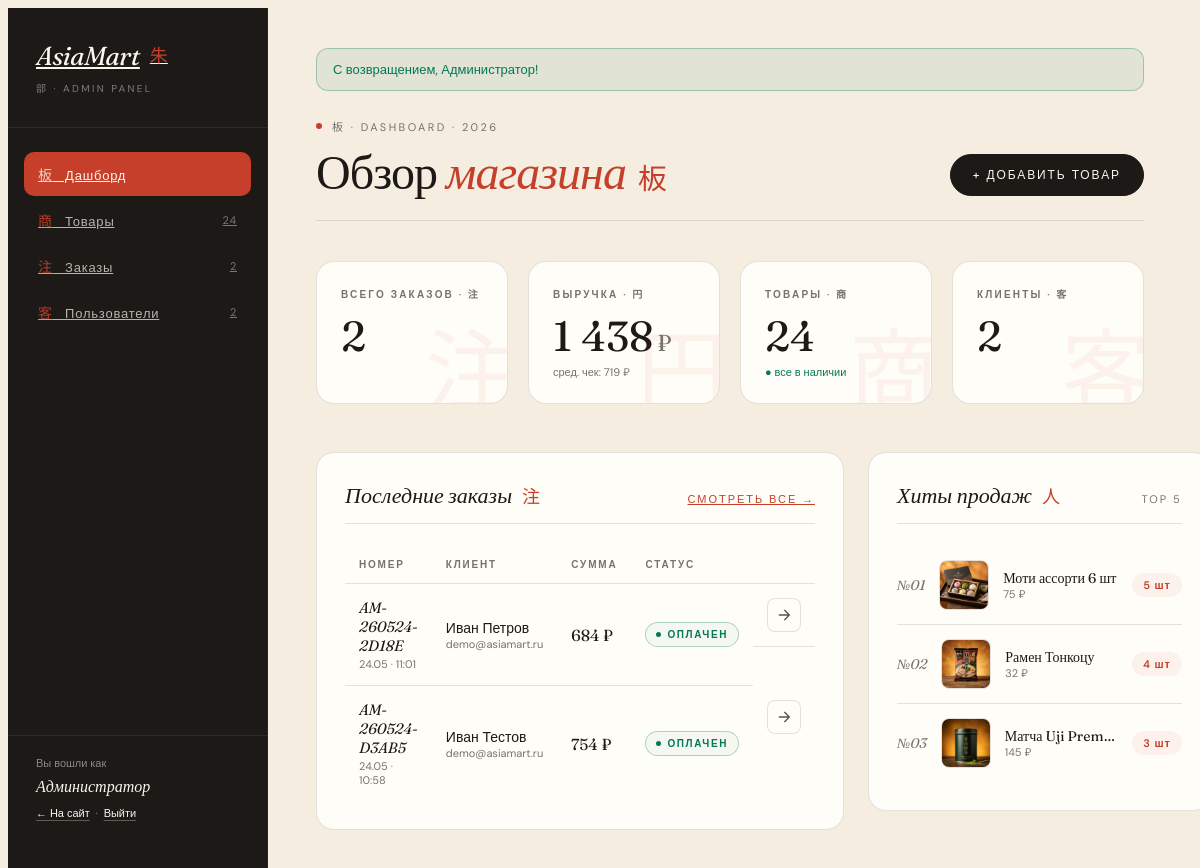
/admin/index.php (signed in), run on the app's committed database.
### tables this page shows
CREATE TABLE `users` (
  `id` int(10) unsigned NOT NULL AUTO_INCREMENT,
  `email` varchar(190) NOT NULL,
  `password_hash` varchar(255) NOT NULL,
  `name` varchar(100) NOT NULL,
  `phone` varchar(30) DEFAULT NULL,
  `address` varchar(255) DEFAULT NULL,
  `role` enum('user','admin') NOT NULL DEFAULT 'user',
  `created_at` datetime NOT NULL DEFAULT current_timestamp(),
  PRIMARY KEY (`id`),
  UNIQUE KEY `uniq_email` (`email`)
);

CREATE TABLE `orders` (
  `id` int(10) unsigned NOT NULL AUTO_INCREMENT,
  `order_number` varchar(40) NOT NULL,
  `user_id` int(10) unsigned DEFAULT NULL,
  `status` enum('new','paid','shipped','delivered','cancelled') NOT NULL DEFAULT 'new',
  `total` decimal(10,2) NOT NULL DEFAULT 0.00,
  `customer_name` varchar(120) NOT NULL,
  `customer_phone` varchar(30) NOT NULL,
  `customer_email` varchar(190) NOT NULL,
  `city` varchar(120) NOT NULL DEFAULT '',
  `address` varchar(500) NOT NULL DEFAULT '',
  `subtotal` decimal(10,2) NOT NULL DEFAULT 0.00,
  `delivery` decimal(10,2) NOT NULL DEFAULT 0.00,
  `shipping_address` varchar(500) NOT NULL DEFAULT '',
  `payment_method` enum('card','sbp','cash') NOT NULL DEFAULT 'card',
  `comment` text DEFAULT NULL,
  `created_at` datetime NOT NULL DEFAULT current_timestamp(),
  PRIMARY KEY (`id`),
  UNIQUE KEY `uq_order_number` (`order_number`),
  KEY `idx_user` (`user_id`),
  KEY `idx_status` (`status`),
  CONSTRAINT `fk_orders_user` FOREIGN KEY (`user_id`) REFERENCES `users` (`id`) ON DELETE SET NULL ON UPDATE CASCADE
);

CREATE TABLE `products` (
  `id` int(10) unsigned NOT NULL AUTO_INCREMENT,
  `category_id` int(10) unsigned NOT NULL,
  `name` varchar(200) NOT NULL,
  `slug` varchar(200) NOT NULL,
  `short_desc` varchar(500) DEFAULT NULL,
  `description` text DEFAULT NULL,
  `price` decimal(10,2) NOT NULL DEFAULT 0.00,
  `old_price` decimal(10,2) DEFAULT NULL,
  `stock` int(11) NOT NULL DEFAULT 0,
  `country` varchar(60) DEFAULT NULL,
  `brand` varchar(80) DEFAULT NULL,
  `weight` varchar(60) DEFAULT NULL,
  `image` varchar(255) DEFAULT NULL,
  `is_featured` tinyint(1) NOT NULL DEFAULT 0,
  `rating` decimal(2,1) NOT NULL DEFAULT 5.0,
  `reviews_count` int(10) unsigned NOT NULL DEFAULT 0,
  `is_active` tinyint(1) NOT NULL DEFAULT 1,
  `created_at` datetime NOT NULL DEFAULT current_timestamp(),
  PRIMARY KEY (`id`),
  UNIQUE KEY `uniq_slug` (`slug`),
  KEY `idx_category` (`category_id`),
  KEY `idx_active` (`is_active`),
  CONSTRAINT `fk_products_category` FOREIGN KEY (`category_id`) REFERENCES `categories` (`id`) ON UPDATE CASCADE
);

### includes/db.php (called while the page is built, shortened)
<?php
function db(): PDO {
    static $pdo = null;
    if ($pdo !== null) return $pdo;
    $dsn = sprintf(
        'mysql:host=%s;port=%d;dbname=%s;charset=%s',
        DB_HOST, DB_PORT, DB_NAME, DB_CHARSET
    );
    try {
        $pdo = new PDO($dsn, DB_USER, DB_PASS, [
            PDO::ATTR_ERRMODE            => PDO::ERRMODE_EXCEPTION,
            PDO::ATTR_DEFAULT_FETCH_MODE => PDO::FETCH_ASSOC,
            PDO::ATTR_EMULATE_PREPARES   => false,
        ]);
    } catch (PDOException $e) {
        http_response_code(500);
        die('Ошибка подключения к базе данных: ' . htmlspecialchars($e->getMessage()));
    }
    return $pdo;
}

### includes/helpers.php (called while the page is built, shortened)
<?php
require_once __DIR__ . '/db.php';
function e(?string $s): string {
    return htmlspecialchars((string)$s, ENT_QUOTES | ENT_SUBSTITUTE, 'UTF-8');
}
function price(float $value): string {
    return number_format($value, 0, ',', ' ') . ' ₽';
}
function current_user(): ?array {
    $stmt = db()->prepare('SELECT id, email, name, role FROM users WHERE id = ?');
    $stmt->execute([$_SESSION['user_id']]);
    $u = $stmt->fetch();
    return $u ?: null;
}
function flash_get(string $type = 'success'): ?string {
    $msg = $_SESSION['_flash'][$type] ?? null;
    return $msg;
}

### public/admin/index.php (the view, shortened to what this page needs)
<?php
require_once __DIR__ . '/_layout.php';
$pdo = db();
$stats = [
    'orders_total'   => (int)$pdo->query("SELECT COUNT(*) FROM orders")->fetchColumn(),
    'orders_new'     => (int)$pdo->query("SELECT COUNT(*) FROM orders WHERE status='new'")->fetchColumn(),
    'revenue'        => (float)$pdo->query("SELECT COALESCE(SUM(total),0) FROM orders WHERE status IN ('paid','shipped','delivered')")->fetchColumn(),
    'avg_check'      => (float)$pdo->query("SELECT COALESCE(AVG(total),0) FROM orders WHERE status<>'cancelled'")->fetchColumn(),
    'products_total' => (int)$pdo->query("SELECT COUNT(*) FROM products WHERE is_active=1")->fetchColumn(),
    'out_of_stock'   => (int)$pdo->query("SELECT COUNT(*) FROM products WHERE stock=0 AND is_active=1")->fetchColumn(),
    'users_total'    => (int)$pdo->query("SELECT COUNT(*) FROM users")->fetchColumn(),
    'users_new'      => (int)$pdo->query("SELECT COUNT(*) FROM users WHERE created_at >= NOW() - INTERVAL 7 DAY")->fetchColumn(),
];
$recent_orders = $pdo->query(
    "SELECT o.*, u.email AS user_email FROM orders o LEFT JOIN users u ON u.id = o.user_id ORDER BY o.id DESC LIMIT 8"
)->fetchAll();
$top_products = $pdo->query(
    "SELECT p.id, p.name, p.image, p.price, SUM(oi.quantity) AS sold
       FROM order_items oi
       JOIN products p ON p.id = oi.product_id
      GROUP BY p.id
      ORDER BY sold DESC
      LIMIT 5"
)->fetchAll();
$statusLabels = [
    'new'=>'Новый','paid'=>'Оплачен','shipped'=>'Отправлен','delivered'=>'Доставлен','cancelled'=>'Отменён'
];
admin_header('dashboard', 'Дашборд');
?>
<div class="admin-page-head">
  <div>
    <div class="admin-eyebrow"><span class="dot"></span>板 · DASHBOARD · 2026</div>
    <h1 class="admin-page-title">Обзор<em> магазина</em><span class="kanji">板</span></h1>
  </div>
  <div class="admin-page-actions">
    <a href="/admin/products.php?action=new" class="admin-btn">+ Добавить товар</a>
  </div>
</div>
<div class="stats-grid">
  <div class="stat-card" data-kanji="注">
    <div class="label">Всего заказов · 注</div>
    <div class="value"><?= $stats['orders_total'] ?></div>
  </div>
  <div class="stat-card" data-kanji="円">
    <div class="label">Выручка · 円</div>
    <div class="value"><?= number_format($stats['revenue'], 0, ',', ' ') ?><span class="currency">₽</span></div>
    <div class="hint" style="color:var(--rg-mute);">сред. чек: <?= price($stats['avg_check']) ?></div>
  </div>
  <div class="stat-card" data-kanji="商">
    <div class="label">Товары · 商</div>
    <div class="value"><?= $stats['products_total'] ?></div>
    <?php if ($stats['out_of_stock']): ?>
      <div class="hint">● <?= $stats['out_of_stock'] ?> нет в наличии</div>
    <?php else: ?>
      <div class="hint" style="color:#047857;">● все в наличии</div>
    <?php endif; ?>
  </div>
  <div class="stat-card" data-kanji="客">
    <div class="label">Клиенты · 客</div>
    <div class="value"><?= $stats['users_total'] ?></div>
  </div>
</div>
<div style="display:grid;grid-template-columns:1.5fr 1fr;gap:24px;align-items:flex-start;">
  <section class="admin-section">
    <header class="admin-section-head">
      <h3>Последние заказы<span class="kanji">注</span></h3>
      <span class="meta"><a href="/admin/orders.php">смотреть все →</a></span>
    </header>
    <?php if (!$recent_orders): ?>
      <p style="color:var(--rg-mute);font-family:'DM Sans',sans-serif;">Заказов пока нет.</p>
    <?php else: ?>
      <table class="admin-table">
        <thead>
          <tr>
            <th>Номер</th>
            <th>Клиент</th>
            <th>Сумма</th>
            <th>Статус</th>
            <th></th>
          </tr>
        </thead>
        <tbody>
        <?php foreach ($recent_orders as $o): ?>
          <tr>
            <td>
              <div style="font-family:'Fraunces',serif;font-style:italic;font-size:15px;">
                <?= e($o['order_number']) ?>
              </div>
              <div style="font-size:11px;color:var(--rg-mute);margin-top:2px;">
                <?= date('d.m · H:i', strtotime($o['created_at'])) ?>
              </div>
            </td>
            <td>
              <div><?= e($o['customer_name']) ?></div>
              <div style="font-size:11px;color:var(--rg-mute);"><?= e($o['user_email'] ?? $o['customer_email']) ?></div>
            </td>
            <td class="price"><?= price((float)$o['total']) ?></td>
            <td><span class="pill <?= e($o['status']) ?>"><?= e($statusLabels[$o['status']] ?? $o['status']) ?></span></td>
            <td class="row-actions">
              <a href="/admin/orders.php?id=<?= $o['id'] ?>" class="icon-act" title="Открыть">
                <svg viewBox="0 0 24 24" fill="none" stroke="currentColor" stroke-width="2" stroke-linecap="round"><path d="M5 12h14M13 5l7 7-7 7"/></svg>
              </a>
            </td>
          </tr>
        <?php endforeach; ?>
        </tbody>
      </table>
    <?php endif; ?>
  </section>
  <section class="admin-section">
    <header class="admin-section-head">
      <h3>Хиты продаж<span class="kanji">人</span></h3>
      <span class="meta">TOP 5</span>
    </header>
    <?php if (!$top_products): ?>
      <p style="color:var(--rg-mute);font-family:'DM Sans',sans-serif;">Пока нет продаж.</p>
    <?php else: ?>
      <ul style="list-style:none;padding:0;margin:0;display:flex;flex-direction:column;">
        <?php foreach ($top_products as $i => $p): ?>
          <li style="display:flex;align-items:center;gap:14px;padding:14px 0;<?= $i < count($top_products)-1 ? 'border-bottom:1px solid var(--rg-line);' : '' ?>">
            <span style="font-family:'Fraunces',serif;font-style:italic;color:var(--rg-mute);font-size:14px;min-width:24px;">№<?= str_pad((string)($i+1), 2, '0', STR_PAD_LEFT) ?></span>
            <img src="<?= e($p['image'] ?: '/assets/img/placeholder.png') ?>" alt="" style="width:48px;height:48px;border-radius:8px;object-fit:cover;border:1px solid var(--rg-line);">
            <div style="flex:1;min-width:0;">
              <div style="font-family:'Fraunces',serif;font-size:14px;color:var(--rg-ink);overflow:hidden;text-overflow:ellipsis;white-space:nowrap;"><?= e($p['name']) ?></div>
              <div style="font-family:'DM Sans',sans-serif;font-size:11px;color:var(--rg-mute);"><?= price((float)$p['price']) ?></div>
            </div>
            <div style="background:rgba(198,63,42,0.06);color:var(--rg-vermilion);padding:5px 11px;border-radius:999px;font-family:'DM Sans',sans-serif;font-weight:600;font-size:11px;letter-spacing:0.08em;">
              <?= (int)$p['sold'] ?> шт
            </div>
          </li>
        <?php endforeach; ?>
      </ul>
    <?php endif; ?>
  </section>
</div>
<?php admin_footer(); ?>

### public/admin/_layout.php (shortened to what this page needs)
<?php
require_once __DIR__ . '/../../includes/helpers.php';
$me = current_user();
function admin_counts(): array {
    $pdo = db();
    $c = [
        'products' => (int)$pdo->query("SELECT COUNT(*) FROM products")->fetchColumn(),
        'orders'   => (int)$pdo->query("SELECT COUNT(*) FROM orders")->fetchColumn(),
        'users'    => (int)$pdo->query("SELECT COUNT(*) FROM users")->fetchColumn(),
        'new'      => (int)$pdo->query("SELECT COUNT(*) FROM orders WHERE status='new'")->fetchColumn(),
    ];
    return $c;
}
function admin_header(string $section, string $title): void {
    global $me;
    $counts = admin_counts();
    $cssTime = filemtime(__DIR__ . '/../assets/css/ryokan.css');
?>
<!DOCTYPE html>
<html lang="ru">
<head>
  <link rel="stylesheet" href="/assets/css/ryokan.css?v=<?= $cssTime ?>">
</head>
<body class="admin-ryokan">
<div class="admin-shell">
  <aside class="admin-side">
    <div class="admin-brand">
      <a href="/admin/">
        <span class="name">AsiaMart</span>
        <sup class="hanko">朱</sup>
      </a>
      <span class="tag">部 · Admin Panel</span>
    </div>
    <ul class="admin-nav">
      <li><a href="/admin/" class="<?= $section==='dashboard'?'is-active':'' ?>">
        <span><span class="kanji">板</span> &nbsp; Дашборд</span>
      </a></li>
      <li><a href="/admin/products.php" class="<?= $section==='products'?'is-active':'' ?>">
        <span><span class="kanji">商</span> &nbsp; Товары</span>
        <span class="count"><?= $counts['products'] ?></span>
      </a></li>
      <li><a href="/admin/orders.php" class="<?= $section==='orders'?'is-active':'' ?>">
        <span><span class="kanji">注</span> &nbsp; Заказы</span>
        <span class="count"><?= $counts['orders'] ?><?= $counts['new']>0 ? ' · '.$counts['new'].' нов.' : '' ?></span>
      </a></li>
      <li><a href="/admin/users.php" class="<?= $section==='users'?'is-active':'' ?>">
        <span><span class="kanji">客</span> &nbsp; Пользователи</span>
        <span class="count"><?= $counts['users'] ?></span>
      </a></li>
    </ul>
    <div class="admin-side-foot">
      <div style="margin-bottom:6px;">Вы вошли как</div>
      <div style="color:var(--rg-paper);font-family:'Fraunces',serif;font-style:italic;font-size:16px;margin-bottom:10px;">
        <?= e($me['name']) ?>
      </div>
      <a href="/">← На сайт</a>
      &nbsp;·&nbsp;
      <a href="/logout.php">Выйти</a>
    </div>
  </aside>
  <main class="admin-content">
    <?php if ($msg = flash_get('success')): ?>
      <div style="background:rgba(4,120,87,0.08);border:1px solid rgba(4,120,87,0.3);color:#047857;padding:12px 16px;border-radius:12px;margin-bottom:24px;font-family:'DM Sans',sans-serif;font-size:13px;">
        <?= e($msg) ?>
      </div>
    <?php endif; ?>
<?php }
function admin_footer(): void { ?>
  </main>
</div>
</body>
</html>
<?php } ?>

### data on the page
users: name "Администратор"
orders: order_number "AM-260524-2D18E", created_at "24.05 · 11:01", customer_name "Иван Петров", user.email "demo@asiamart.ru", total "684 ₽", status "ОПЛАЧЕН"
orders: order_number "AM-260524-D3AB5", created_at "24.05 · 10:58", customer_name "Иван Тестов", user.email "demo@asiamart.ru", total "754 ₽", status "ОПЛАЧЕН"
products: i "01", image (picture), name "Моти ассорти 6 шт", price "75 ₽", sold "5"
products: i "02", image (picture), name "Рамен Тонкоцу", price "32 ₽", sold "4"
products: i "03", image (picture), name "Матча Uji Prem…", price "145 ₽", sold "3"

### other printed values
$counts['products'] "24"
$counts['orders'] "2"
$counts['users'] "2"
$msg "С возвращением, Администратор!"
$stats['orders_total'] "2"
$stats['revenue'] "1 438"
price($stats['avg_check']) "719 ₽"
$stats['products_total'] "24"
$stats['users_total'] "2"
